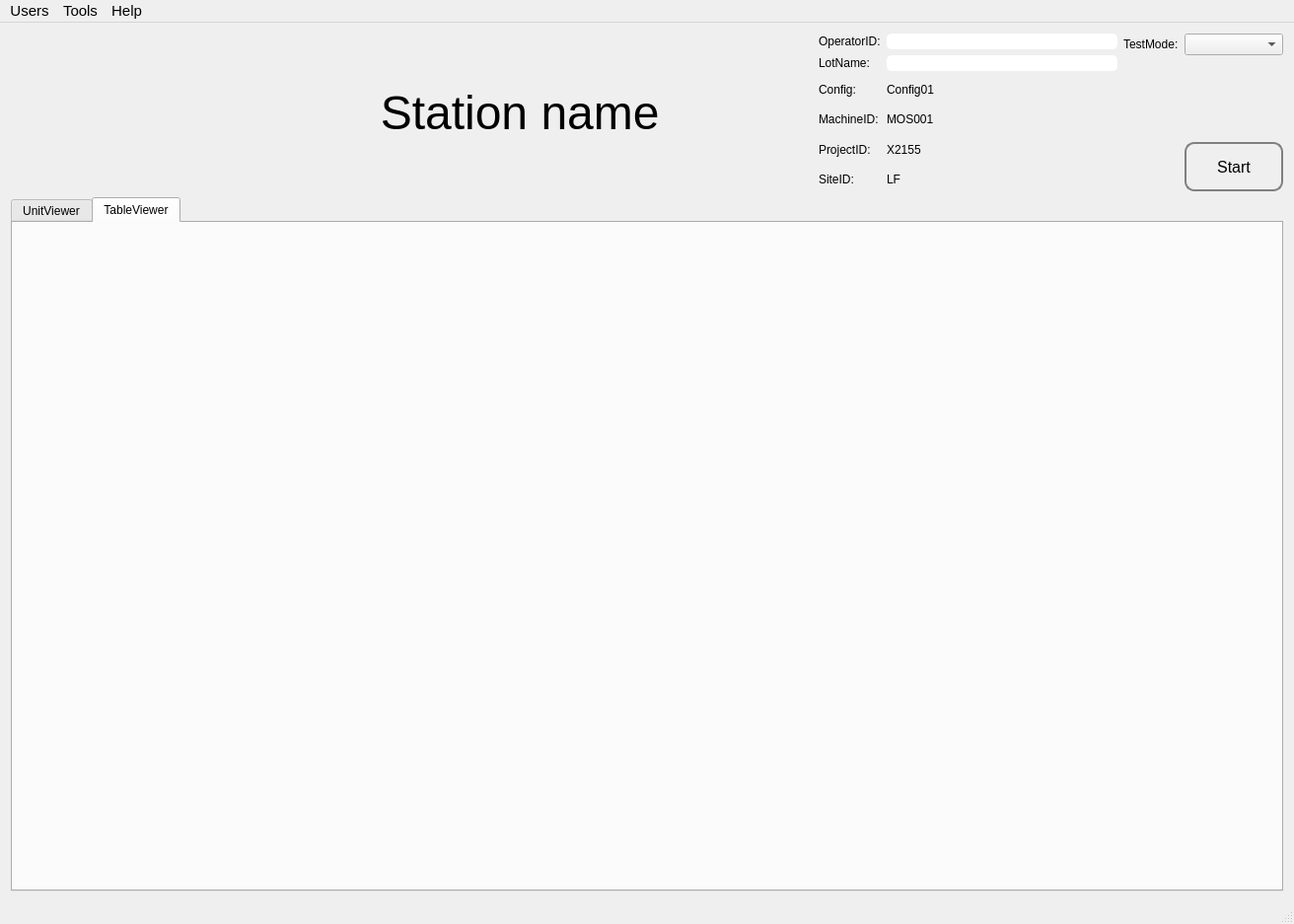
<?xml version="1.0" encoding="UTF-8"?>
<ui version="4.0">
 <class>MainWindow</class>
 <widget class="QMainWindow" name="MainWindow">
  <property name="geometry">
   <rect>
    <x>0</x>
    <y>0</y>
    <width>1312</width>
    <height>937</height>
   </rect>
  </property>
  <property name="windowTitle">
   <string>MainWindow</string>
  </property>
  <widget class="QWidget" name="centralWidget">
   <layout class="QVBoxLayout" name="verticalLayout" stretch="1,12">
    <item>
     <layout class="QHBoxLayout" name="horizontalLayout_13" stretch="2,8,4,2">
      <item>
       <widget class="QLabel" name="label_8">
        <property name="minimumSize">
         <size>
          <width>200</width>
          <height>160</height>
         </size>
        </property>
        <property name="maximumSize">
         <size>
          <width>200</width>
          <height>160</height>
         </size>
        </property>
        <property name="baseSize">
         <size>
          <width>50</width>
          <height>50</height>
         </size>
        </property>
        <property name="autoFillBackground">
         <bool>true</bool>
        </property>
        <property name="text">
         <string/>
        </property>
        <property name="pixmap">
         <pixmap resource="Resources/Project.qrc">:/Icons/dxd.png</pixmap>
        </property>
        <property name="scaledContents">
         <bool>true</bool>
        </property>
       </widget>
      </item>
      <item>
       <widget class="QLabel" name="StationName_lable">
        <property name="sizePolicy">
         <sizepolicy hsizetype="Expanding" vsizetype="Preferred">
          <horstretch>0</horstretch>
          <verstretch>0</verstretch>
         </sizepolicy>
        </property>
        <property name="font">
         <font>
          <family>Arial</family>
          <pointsize>36</pointsize>
         </font>
        </property>
        <property name="text">
         <string> Station name</string>
        </property>
        <property name="alignment">
         <set>Qt::AlignCenter</set>
        </property>
       </widget>
      </item>
      <item>
       <layout class="QGridLayout" name="gridLayout">
        <item row="1" column="0">
         <widget class="QLabel" name="label_3">
          <property name="font">
           <font>
            <family>Arial</family>
           </font>
          </property>
          <property name="text">
           <string>LotName:</string>
          </property>
         </widget>
        </item>
        <item row="1" column="1">
         <widget class="QLineEdit" name="lineEdit_LotName">
          <property name="styleSheet">
           <string notr="true">border-radius:5px;</string>
          </property>
         </widget>
        </item>
        <item row="5" column="1">
         <widget class="QLabel" name="label_SiteID">
          <property name="font">
           <font>
            <family>Arial</family>
           </font>
          </property>
          <property name="text">
           <string>LF</string>
          </property>
         </widget>
        </item>
        <item row="4" column="1">
         <widget class="QLabel" name="label_ProjectID">
          <property name="font">
           <font>
            <family>Arial</family>
           </font>
          </property>
          <property name="text">
           <string>X2155</string>
          </property>
         </widget>
        </item>
        <item row="0" column="1">
         <widget class="QLineEdit" name="lineEdit_OperatorID">
          <property name="styleSheet">
           <string notr="true">border-radius:5px;</string>
          </property>
         </widget>
        </item>
        <item row="3" column="0">
         <widget class="QLabel" name="label_6">
          <property name="font">
           <font>
            <family>Arial</family>
           </font>
          </property>
          <property name="text">
           <string>MachineID:</string>
          </property>
         </widget>
        </item>
        <item row="0" column="0">
         <widget class="QLabel" name="label_2">
          <property name="font">
           <font>
            <family>Arial</family>
           </font>
          </property>
          <property name="text">
           <string>OperatorID:</string>
          </property>
         </widget>
        </item>
        <item row="4" column="0">
         <widget class="QLabel" name="label_4">
          <property name="font">
           <font>
            <family>Arial</family>
           </font>
          </property>
          <property name="text">
           <string>ProjectID:</string>
          </property>
         </widget>
        </item>
        <item row="5" column="0">
         <widget class="QLabel" name="label_7">
          <property name="font">
           <font>
            <family>Arial</family>
           </font>
          </property>
          <property name="text">
           <string>SiteID:</string>
          </property>
         </widget>
        </item>
        <item row="3" column="1">
         <widget class="QLabel" name="label_machineID">
          <property name="font">
           <font>
            <family>Arial</family>
           </font>
          </property>
          <property name="text">
           <string>MOS001</string>
          </property>
         </widget>
        </item>
        <item row="2" column="0">
         <widget class="QLabel" name="label_5">
          <property name="font">
           <font>
            <family>Arial</family>
           </font>
          </property>
          <property name="text">
           <string>Config:</string>
          </property>
         </widget>
        </item>
        <item row="2" column="1">
         <widget class="QLabel" name="label_sw_Cfg">
          <property name="font">
           <font>
            <family>Arial</family>
           </font>
          </property>
          <property name="text">
           <string>Config01</string>
          </property>
         </widget>
        </item>
       </layout>
      </item>
      <item>
       <layout class="QGridLayout" name="gridLayout_2">
        <item row="1" column="1">
         <spacer name="verticalSpacer_2">
          <property name="orientation">
           <enum>Qt::Vertical</enum>
          </property>
          <property name="sizeHint" stdset="0">
           <size>
            <width>20</width>
            <height>40</height>
           </size>
          </property>
         </spacer>
        </item>
        <item row="2" column="1">
         <spacer name="verticalSpacer">
          <property name="orientation">
           <enum>Qt::Vertical</enum>
          </property>
          <property name="sizeHint" stdset="0">
           <size>
            <width>20</width>
            <height>40</height>
           </size>
          </property>
         </spacer>
        </item>
        <item row="0" column="1">
         <widget class="QComboBox" name="comboBox_TestMode">
          <property name="font">
           <font>
            <family>Arial</family>
           </font>
          </property>
          <property name="editable">
           <bool>false</bool>
          </property>
          <property name="currentText">
           <string/>
          </property>
          <property name="currentIndex">
           <number>-1</number>
          </property>
          <property name="maxVisibleItems">
           <number>10</number>
          </property>
         </widget>
        </item>
        <item row="3" column="1">
         <widget class="QPushButton" name="StartButton">
          <property name="enabled">
           <bool>true</bool>
          </property>
          <property name="sizePolicy">
           <sizepolicy hsizetype="Fixed" vsizetype="Maximum">
            <horstretch>0</horstretch>
            <verstretch>0</verstretch>
           </sizepolicy>
          </property>
          <property name="minimumSize">
           <size>
            <width>100</width>
            <height>50</height>
           </size>
          </property>
          <property name="maximumSize">
           <size>
            <width>100</width>
            <height>50</height>
           </size>
          </property>
          <property name="font">
           <font>
            <family>Arial</family>
            <pointsize>12</pointsize>
            <weight>50</weight>
            <bold>false</bold>
           </font>
          </property>
          <property name="styleSheet">
           <string notr="true">QPushButton{
	border:2px solid gray;
	border-radius:10px;
}

QPushButton:hover{
    border: 2px solid black;
}</string>
          </property>
          <property name="text">
           <string>Start</string>
          </property>
         </widget>
        </item>
        <item row="0" column="0">
         <widget class="QLabel" name="label_TestMode">
          <property name="font">
           <font>
            <family>Arial</family>
           </font>
          </property>
          <property name="text">
           <string>TestMode:</string>
          </property>
         </widget>
        </item>
       </layout>
      </item>
     </layout>
    </item>
    <item>
     <widget class="QTabWidget" name="tabWidget">
      <property name="minimumSize">
       <size>
        <width>1080</width>
        <height>502</height>
       </size>
      </property>
      <property name="font">
       <font>
        <family>Arial</family>
       </font>
      </property>
      <property name="currentIndex">
       <number>1</number>
      </property>
      <widget class="QWidget" name="tab_Unit">
       <attribute name="title">
        <string>UnitViewer</string>
       </attribute>
       <layout class="QGridLayout" name="gridLayout_4">
        <item row="0" column="0">
         <widget class="QScrollArea" name="scrollArea">
          <property name="widgetResizable">
           <bool>true</bool>
          </property>
          <widget class="QWidget" name="scrollAreaWidgetContents">
           <property name="geometry">
            <rect>
             <x>0</x>
             <y>0</y>
             <width>1260</width>
             <height>640</height>
            </rect>
           </property>
           <layout class="QGridLayout" name="gridLayout_5">
            <item row="0" column="0">
             <widget class="QStackedWidget" name="stackedWidget"/>
            </item>
           </layout>
          </widget>
         </widget>
        </item>
       </layout>
      </widget>
      <widget class="QWidget" name="tableViewer">
       <attribute name="title">
        <string>TableViewer</string>
       </attribute>
       <layout class="QGridLayout" name="gridLayout_7">
        <item row="0" column="0">
         <layout class="QGridLayout" name="gridLayout_6">
          <item row="0" column="0" colspan="2">
           <widget class="QStackedWidget" name="tabStackedWidget">
            <property name="enabled">
             <bool>true</bool>
            </property>
           </widget>
          </item>
         </layout>
        </item>
        <item row="1" column="0">
         <layout class="QHBoxLayout" name="horizontalLayout_2">
          <item>
           <widget class="QPushButton" name="leftBtn">
            <property name="text">
             <string/>
            </property>
            <property name="icon">
             <iconset resource="Resources/Project.qrc">
              <normaloff>:/Debug/Debug/previous.png</normaloff>:/Debug/Debug/previous.png</iconset>
            </property>
            <property name="shortcut">
             <string>Left</string>
            </property>
            <property name="flat">
             <bool>true</bool>
            </property>
           </widget>
          </item>
          <item>
           <spacer name="horizontalSpacer">
            <property name="orientation">
             <enum>Qt::Horizontal</enum>
            </property>
            <property name="sizeHint" stdset="0">
             <size>
              <width>40</width>
              <height>20</height>
             </size>
            </property>
           </spacer>
          </item>
          <item>
           <widget class="QPushButton" name="mainBtn">
            <property name="text">
             <string/>
            </property>
            <property name="icon">
             <iconset resource="Resources/Project.qrc">
              <normaloff>:/Debug/Debug/home.png</normaloff>:/Debug/Debug/home.png</iconset>
            </property>
            <property name="shortcut">
             <string>Backspace</string>
            </property>
            <property name="flat">
             <bool>true</bool>
            </property>
           </widget>
          </item>
          <item>
           <spacer name="horizontalSpacer_2">
            <property name="orientation">
             <enum>Qt::Horizontal</enum>
            </property>
            <property name="sizeHint" stdset="0">
             <size>
              <width>40</width>
              <height>20</height>
             </size>
            </property>
           </spacer>
          </item>
          <item>
           <widget class="QPushButton" name="rightBtn">
            <property name="text">
             <string/>
            </property>
            <property name="icon">
             <iconset resource="Resources/Project.qrc">
              <normaloff>:/Debug/Debug/nextt.png</normaloff>:/Debug/Debug/nextt.png</iconset>
            </property>
            <property name="shortcut">
             <string>Right</string>
            </property>
            <property name="flat">
             <bool>true</bool>
            </property>
           </widget>
          </item>
         </layout>
        </item>
       </layout>
      </widget>
     </widget>
    </item>
   </layout>
  </widget>
  <widget class="QStatusBar" name="statusBar"/>
  <widget class="QMenuBar" name="menuBar">
   <property name="geometry">
    <rect>
     <x>0</x>
     <y>0</y>
     <width>1312</width>
     <height>27</height>
    </rect>
   </property>
   <property name="font">
    <font>
     <family>Arial</family>
     <pointsize>11</pointsize>
    </font>
   </property>
   <property name="nativeMenuBar">
    <bool>false</bool>
   </property>
   <widget class="QMenu" name="menuusers">
    <property name="font">
     <font>
      <family>Arial</family>
     </font>
    </property>
    <property name="title">
     <string>Users</string>
    </property>
    <addaction name="separator"/>
    <addaction name="actionUserManager"/>
    <addaction name="actionPerference"/>
    <addaction name="actionLogin"/>
   </widget>
   <widget class="QMenu" name="menutools">
    <property name="title">
     <string>Tools</string>
    </property>
    <addaction name="separator"/>
    <addaction name="actionLoopTest"/>
    <addaction name="actionLoadProfile"/>
    <addaction name="actionCommunicationTool"/>
   </widget>
   <widget class="QMenu" name="menuHelp">
    <property name="title">
     <string>Help</string>
    </property>
    <widget class="QMenu" name="menuLanguages">
     <property name="title">
      <string>Languages</string>
     </property>
     <addaction name="actionCh"/>
     <addaction name="actionEn"/>
    </widget>
    <addaction name="actionAbout"/>
    <addaction name="menuLanguages"/>
   </widget>
   <addaction name="menuusers"/>
   <addaction name="menutools"/>
   <addaction name="menuHelp"/>
  </widget>
  <action name="actionhhhhh">
   <property name="text">
    <string>打开文件</string>
   </property>
  </action>
  <action name="action_2">
   <property name="text">
    <string>中国</string>
   </property>
  </action>
  <action name="actionTE">
   <property name="icon">
    <iconset>
     <normaloff>:/NewPredix/TestSequence_All.json</normaloff>:/NewPredix/TestSequence_All.json</iconset>
   </property>
   <property name="text">
    <string>OP</string>
   </property>
  </action>
  <action name="actionTE_2">
   <property name="text">
    <string>TE</string>
   </property>
  </action>
  <action name="actionEngineer">
   <property name="text">
    <string>Engineer</string>
   </property>
  </action>
  <action name="actionTE_3">
   <property name="text">
    <string>TE</string>
   </property>
  </action>
  <action name="actionOP">
   <property name="text">
    <string>OP</string>
   </property>
  </action>
  <action name="actionSW">
   <property name="text">
    <string>SW</string>
   </property>
  </action>
  <action name="action_OP">
   <property name="text">
    <string>操作员</string>
   </property>
  </action>
  <action name="action_SW">
   <property name="text">
    <string>工程师</string>
   </property>
  </action>
  <action name="action_man">
   <property name="text">
    <string>管理员</string>
   </property>
  </action>
  <action name="actionLoadProfile">
   <property name="text">
    <string>LoadProfile</string>
   </property>
  </action>
  <action name="actionLogin">
   <property name="text">
    <string>Login</string>
   </property>
   <property name="shortcut">
    <string>Ctrl+L</string>
   </property>
  </action>
  <action name="actionUserManager">
   <property name="text">
    <string>UserManager</string>
   </property>
  </action>
  <action name="actionPerference">
   <property name="text">
    <string>Perference</string>
   </property>
  </action>
  <action name="actionAbout">
   <property name="text">
    <string>About</string>
   </property>
   <property name="shortcut">
    <string>Ctrl+A</string>
   </property>
  </action>
  <action name="actionLoopTest">
   <property name="text">
    <string>LoopTest</string>
   </property>
  </action>
  <action name="actionCommunicationTool">
   <property name="text">
    <string>CommunicationTool</string>
   </property>
  </action>
  <action name="actionChinese">
   <property name="text">
    <string>Chinese</string>
   </property>
  </action>
  <action name="actionEnglish">
   <property name="text">
    <string>English</string>
   </property>
  </action>
  <action name="actionCh">
   <property name="text">
    <string>Chinese</string>
   </property>
   <property name="shortcut">
    <string>Ctrl+C</string>
   </property>
  </action>
  <action name="actionEn">
   <property name="text">
    <string>English</string>
   </property>
   <property name="shortcut">
    <string>Ctrl+E</string>
   </property>
  </action>
 </widget>
 <layoutdefault spacing="6" margin="11"/>
 <resources>
  <include location="Resources/Project.qrc"/>
 </resources>
 <connections/>
</ui>
